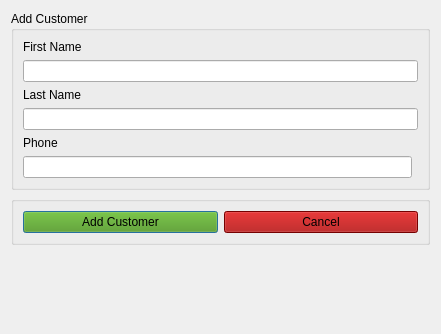
<?xml version="1.0" encoding="UTF-8"?>
<ui version="4.0">
 <class>addcustomerdialog</class>
 <widget class="QDialog" name="addcustomerdialog">
  <property name="geometry">
   <rect>
    <x>0</x>
    <y>0</y>
    <width>441</width>
    <height>334</height>
   </rect>
  </property>
  <property name="windowTitle">
   <string>Dialog</string>
  </property>
  <layout class="QFormLayout" name="formLayout">
   <item row="0" column="0" colspan="2">
    <widget class="QGroupBox" name="groupBox">
     <property name="title">
      <string>Add Customer</string>
     </property>
     <layout class="QGridLayout" name="gridLayout">
      <item row="4" column="0" colspan="2">
       <widget class="QLineEdit" name="addCustomerDialogLastNameInput"/>
      </item>
      <item row="0" column="0">
       <widget class="QLabel" name="label">
        <property name="text">
         <string>First Name</string>
        </property>
       </widget>
      </item>
      <item row="6" column="0">
       <widget class="QLineEdit" name="addCustomerDialogPhoneInput"/>
      </item>
      <item row="3" column="0">
       <widget class="QLabel" name="label_2">
        <property name="text">
         <string>Last Name</string>
        </property>
       </widget>
      </item>
      <item row="1" column="0" rowspan="2" colspan="2">
       <widget class="QLineEdit" name="addCustomerDialogFirstNameInput"/>
      </item>
      <item row="5" column="0">
       <widget class="QLabel" name="label_3">
        <property name="text">
         <string>Phone</string>
        </property>
       </widget>
      </item>
     </layout>
    </widget>
   </item>
   <item row="1" column="0" colspan="2">
    <widget class="QGroupBox" name="groupBox_2">
     <property name="title">
      <string/>
     </property>
     <layout class="QHBoxLayout" name="horizontalLayout">
      <item>
       <widget class="QPushButton" name="addCustomerDialogAddButton">
        <property name="styleSheet">
         <string notr="true">background: rgb(78, 154, 6)</string>
        </property>
        <property name="text">
         <string>Add Customer</string>
        </property>
       </widget>
      </item>
      <item>
       <widget class="QPushButton" name="addCustomerDialogCancelButton">
        <property name="styleSheet">
         <string notr="true">background: rgb(164, 0, 0)</string>
        </property>
        <property name="text">
         <string>Cancel</string>
        </property>
       </widget>
      </item>
     </layout>
    </widget>
   </item>
   <item row="2" column="0">
    <widget class="QLabel" name="addCustomerDialogConfirmationMessage">
     <property name="text">
      <string/>
     </property>
    </widget>
   </item>
  </layout>
 </widget>
 <resources/>
 <connections/>
</ui>
